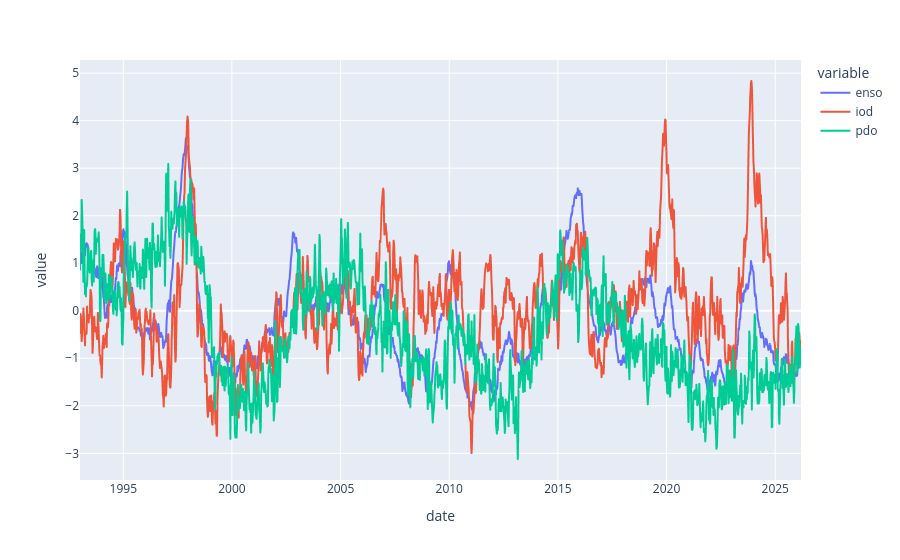

Notebook source saved alongside this figure:
### Code cell
df = imdc_ocean_df

fig = px.line(df, x="date", y=["enso", "iod", "pdo"])
save_tmp_plotly_fig(fig, "ocean_temperature_oscillations.html")
fig.show()

### Figure 1 — Plotly figure (JSON) as saved in the notebook; plotly's stock layout.template omitted (floating-point values rounded to 4 significant figures; data arrays with more than 128 entries replaced by an {"elided": "..."} marker saying what was removed)
{"data": [{"hovertemplate": "variable=enso<br>date=%{x}<br>value=%{y}<extra></extra>", "legendgroup": "enso", "line": {"color": "#636efa", "dash": "solid"}, "marker": {"symbol": "circle"}, "mode": "lines", "name": "enso", "showlegend": true, "x": {"elided": "1721 str values"}, "xaxis": "x", "y": {"elided": "1721 float values"}, "yaxis": "y", "type": "scattergl"}, {"hovertemplate": "variable=iod<br>date=%{x}<br>value=%{y}<extra></extra>", "legendgroup": "iod", "line": {"color": "#EF553B", "dash": "solid"}, "marker": {"symbol": "circle"}, "mode": "lines", "name": "iod", "showlegend": true, "x": {"elided": "1721 str values"}, "xaxis": "x", "y": {"elided": "1721 float values"}, "yaxis": "y", "type": "scattergl"}, {"hovertemplate": "variable=pdo<br>date=%{x}<br>value=%{y}<extra></extra>", "legendgroup": "pdo", "line": {"color": "#00cc96", "dash": "solid"}, "marker": {"symbol": "circle"}, "mode": "lines", "name": "pdo", "showlegend": true, "x": {"elided": "1721 str values"}, "xaxis": "x", "y": {"elided": "1721 float values"}, "yaxis": "y", "type": "scattergl"}], "layout": {"xaxis": {"anchor": "y", "domain": [0.0, 1.0], "title": {"text": "date"}}, "yaxis": {"anchor": "x", "domain": [0.0, 1.0], "title": {"text": "value"}}, "legend": {"title": {"text": "variable"}, "tracegroupgap": 0}, "margin": {"t": 60}}}
